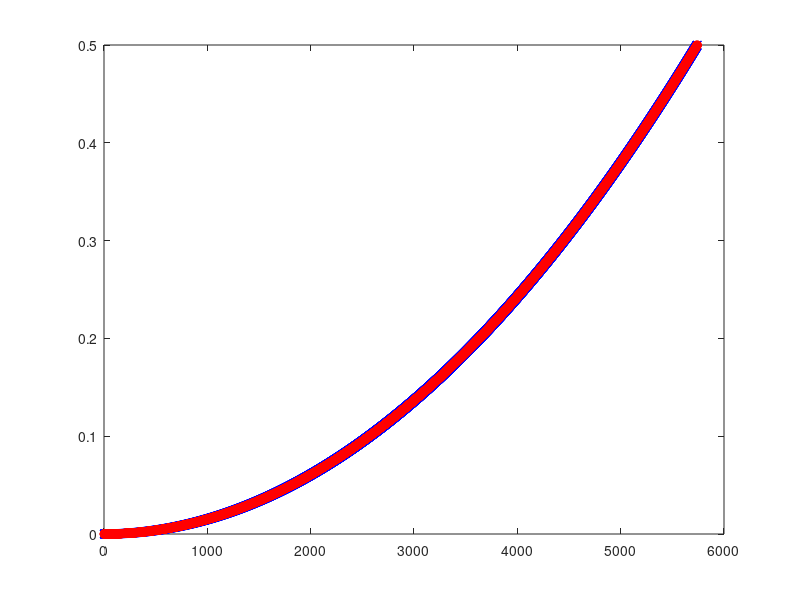

MATLAB code to generate this figure:
data = importdata('output.dat');
numerator = data(:,1);
denominator = data(:,2);
quotient = data(:,3)/(2^29);
remainder = data(:,4);

expected = numerator./denominator;
err = quotient-expected./expected;

plot(expected,'-xb');  hold on; plot(quotient,'or')